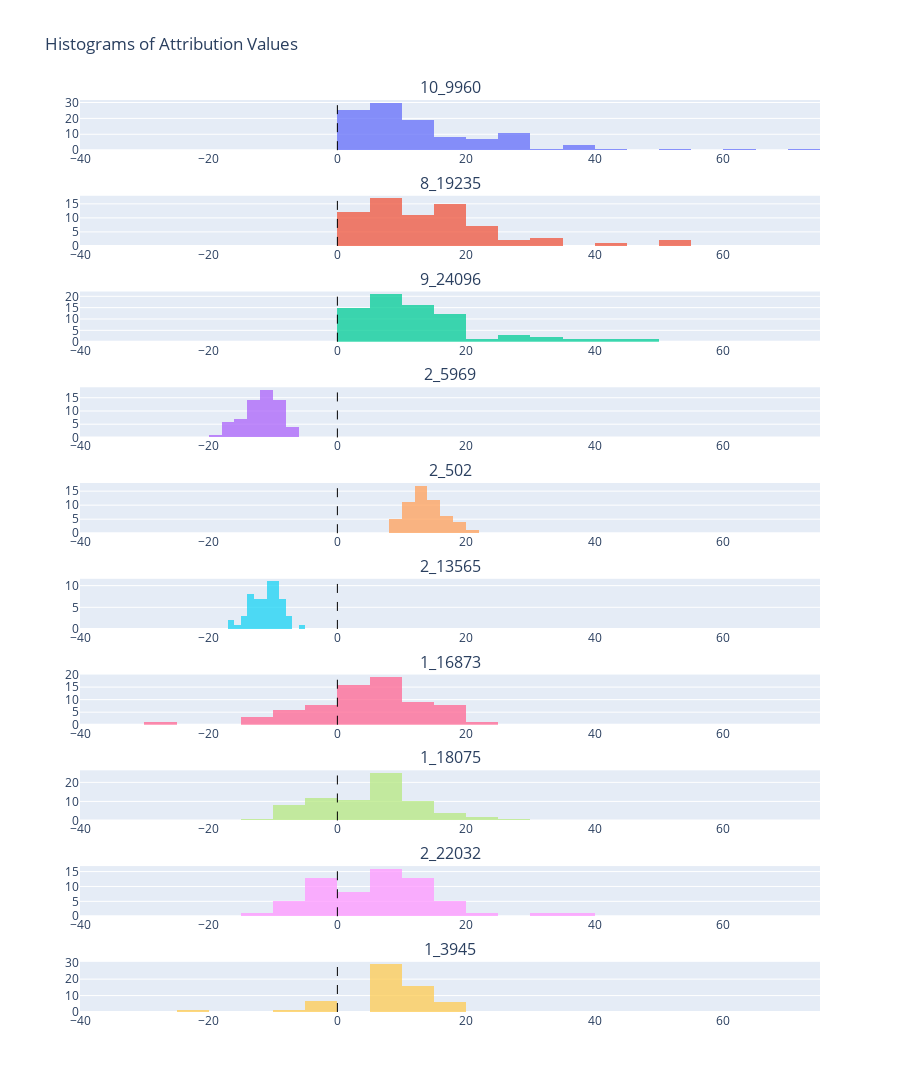

Here is the notebook cell this chart was saved with:
### Code cell
## thanks Claude!

import plotly.graph_objects as go
from plotly.subplots import make_subplots

# Create a subplot figure with len(top_pairs) rows and 1 column
fig = make_subplots(rows=len(top_pairs), cols=1, subplot_titles=[pair[0] for pair in top_pairs])

# Iterate over each element in top_pairs and its corresponding index
for i, (feature_id, attribution_values) in enumerate(top_pairs, start=1):
    # Create a histogram trace for each element
    trace = go.Histogram(
        x=attribution_values,
        name=feature_id,
        opacity=0.75
    )
    
    # Add the trace to the corresponding subplot
    fig.add_trace(trace, row=i, col=1)
    
    # Add a vertical line at x=0 for each subplot
    fig.add_vline(x=0, row=i, col=1, line_width=1, line_dash="dash", line_color="black")

# Update the layout
fig.update_layout(
    title='Histograms of Attribution Values',
    height=300 * len(top_pairs),  # Adjust the height based on the number of subplots
    showlegend=False
)

# Update x-axis range for each subplot
for i in range(1, len(top_pairs) + 1):
    fig.update_xaxes(range=[-40, 75], row=i, col=1)

# Display the figure
fig.show()

### Figure 1 — Plotly figure (JSON) as saved in the notebook; plotly's stock layout.template omitted (floating-point values rounded to 4 significant figures)
{"data": [{"name": "10_9960", "opacity": 0.75, "type": "histogram", "x": [11.46, 13.39, 43.79, 38.05, 1.035, 10.82, 1.083, 16.69, 20.86, 22.11, 20.51, 27.44, 25.37, 7.909, 6.043, 7.395, 13.44, 10.01, 22.31, 7.85, 13.82, 13.58, 17.64, 8.377, 14.94, 62.45, 30.92, 52.3, 1.419, 7.443, 14.55, 1.012, 4.866, 18.68, 10.71, 5.251, 15.31, 28.21, 8.264, 70.81, 2.041, 8.365, 6.255, 14.94, 2.062, 2.169, 3.38, 13.79, 22.7, 8.863, 11.92, 29.94, 13.93, 14.95, 2.01, 4.457, 5.756, 7.848, 11.3, 14.62, 28.57, 22.49, 29.11, 28.13, 15.54, 17.51, 25.43, 8.77, 9.983, 17.65, 7.045, 9.292, 5.398, 2.59, 14.07, 26.38, 20.48, 5.891, 1.407, 5.698, 36.82, 9.282, 3.988, 5.203, 1.169, 5.416, 28.71, 1.274, 2.313, 1.283, 7.141, 7.316, 29.07, 2.623, 2.364, 5.077, 6.526, 1.662, 4.07, 1.075, 5.158, 7.972, 4.515, 5.827, 1.276, 37.59, 12.61, 19.12], "xaxis": "x", "yaxis": "y"}, {"name": "8_19235", "opacity": 0.75, "type": "histogram", "x": [30.47, 28.06, 14.58, 15.58, 18.54, 2.011, 6.939, 13.46, 18.81, 18.81, 16.52, 3.657, 15.02, 5.028, 13.24, 10.09, 15.43, 40.72, 22.37, 26.28, 2.954, 18.44, 4.171, 4.961, 11.0, 17.69, 50.84, 9.535, 1.738, 1.36, 5.657, 7.919, 21.39, 6.88, 11.11, 20.17, 18.66, 11.85, 1.592, 9.43, 2.853, 8.231, 9.962, 14.62, 21.16, 19.32, 21.31, 21.1, 17.51, 2.003, 15.19, 7.042, 4.869, 21.59, 14.82, 13.05, 51.47, 8.919, 8.545, 7.102, 15.09, 1.048, 7.847, 32.74, 9.879, 9.383, 11.15, 34.22, 6.366, 16.66], "xaxis": "x2", "yaxis": "y2"}, {"name": "9_24096", "opacity": 0.75, "type": "histogram", "x": [8.311, 30.75, 33.68, 11.91, 10.26, 16.14, 7.081, 12.07, 18.05, 12.66, 1.267, 10.11, 7.382, 15.99, 8.051, 3.25, 10.56, 2.977, 10.95, 44.07, 19.16, 35.03, 4.193, 6.871, 15.94, 7.357, 4.673, 15.22, 12.71, 6.383, 47.65, 3.199, 1.743, 1.572, 1.222, 7.18, 17.77, 2.955, 6.489, 14.23, 11.72, 7.381, 3.191, 7.007, 5.407, 4.083, 8.992, 16.66, 12.97, 17.1, 16.02, 10.44, 25.53, 8.714, 2.933, 1.649, 11.81, 18.33, 17.5, 2.093, 9.666, 26.03, 10.1, 7.54, 6.171, 8.685, 12.89, 9.402, 21.78, 8.496, 6.578, 28.74, 14.47], "xaxis": "x3", "yaxis": "y3"}, {"name": "2_5969", "opacity": 0.75, "type": "histogram", "x": [-8.56, -8.396, -8.669, -17.9, -9.829, -13.49, -11.0, -9.026, -10.8, -7.708, -11.06, -8.299, -7.304, -16.46, -14.8, -7.822, -11.47, -10.8, -9.718, -8.428, -9.04, -11.33, -8.436, -12.78, -11.77, -13.58, -19.4, -14.89, -14.2, -17.53, -17.51, -11.92, -15.8, -8.969, -15.18, -11.03, -13.89, -12.68, -13.79, -14.14, -14.22, -17.5, -13.0, -10.07, -10.97, -10.38, -17.02, -9.984, -13.47, -13.62, -7.605, -12.95, -10.74, -8.745, -11.28, -13.94, -11.12, -8.561, -13.32, -10.98, -13.13, -13.94, -11.59, -11.08], "xaxis": "x4", "yaxis": "y4"}, {"name": "2_502", "opacity": 0.75, "type": "histogram", "x": [10.32, 17.12, 14.69, 12.9, 19.12, 9.052, 14.78, 15.04, 13.83, 12.8, 16.32, 8.953, 9.163, 15.75, 14.33, 14.17, 10.22, 15.25, 15.92, 12.13, 12.14, 20.57, 16.46, 10.65, 18.62, 13.01, 12.14, 14.92, 12.38, 12.98, 11.55, 12.85, 12.26, 12.97, 13.62, 11.51, 10.23, 11.91, 13.55, 9.52, 18.39, 8.227, 17.01, 19.13, 14.85, 16.67, 12.55, 14.02, 12.55, 14.92, 16.22, 11.19, 11.79, 11.44, 12.83, 10.44], "xaxis": "x5", "yaxis": "y5"}, {"name": "2_13565", "opacity": 0.75, "type": "histogram", "x": [-8.786, -9.502, -11.23, -9.15, -9.839, -12.34, -12.77, -10.33, -10.17, -10.6, -14.46, -8.834, -11.17, -10.23, -9.393, -7.924, -11.98, -10.6, -10.01, -12.31, -13.01, -14.64, -9.192, -7.589, -9.701, -9.284, -15.41, -13.62, -12.03, -16.87, -14.28, -5.666, -11.72, -10.62, -10.11, -9.684, -8.137, -11.91, -7.207, -16.86, -13.34, -11.4, -13.13, -13.97, -10.77, -10.32, -11.72, -8.96, -12.57, -13.83, -8.079, -8.529, -13.43, -12.41, -9.997, -12.78, -10.27, -13.98, -9.723, -8.05, -9.749], "xaxis": "x6", "yaxis": "y6"}, {"name": "1_16873", "opacity": 0.75, "type": "histogram", "x": [6.796, 3.932, 3.517, -12.26, 9.024, -7.817, 5.196, -2.121, 14.97, 1.339, 15.26, 19.04, 2.53, -6.446, 1.527, 6.39, -2.912, -3.422, 3.746, -1.957, 8.477, 4.442, 18.02, -1.769, 8.456, 7.129, 6.643, -14.71, 14.14, 6.311, -6.701, 2.23, 3.903, 6.158, 9.853, 5.911, 17.71, 4.596, -5.908, -6.758, -28.7, 6.3, 8.238, 6.987, 6.895, 1.886, 7.337, 6.367, -13.2, 12.92, 14.99, 14.54, 12.09, 10.84, -7.355, 11.98, -1.812, 22.59, -1.866, 2.257, -3.811, 4.189, 18.41, 1.057, 18.98, 19.83, 1.784, 6.667, 14.12, 2.916, 18.64], "xaxis": "x7", "yaxis": "y7"}, {"name": "1_18075", "opacity": 0.75, "type": "histogram", "x": [13.22, 16.61, 3.53, -4.912, 9.914, -4.889, 16.46, -1.375, 10.17, 19.16, 7.683, 6.764, 6.903, 9.409, -6.196, 13.68, 5.087, 3.726, 2.122, 9.348, 6.301, -4.257, 5.521, 10.23, 6.417, -4.388, -5.432, 14.0, -6.276, 12.33, 1.972, -4.484, 13.08, 16.81, 21.38, 8.382, 5.941, -5.823, 13.15, 4.166, -4.87, 9.128, 2.012, 3.241, 3.974, 6.589, 5.612, 2.478, -4.24, 5.566, 7.25, 6.451, 5.041, -2.455, 1.417, 5.224, -7.334, 10.78, -6.307, 5.734, -1.349, 7.877, 29.55, -5.709, 4.28, -4.182, -11.07, 7.028, -5.193, -3.712, 6.839, 23.25, 6.711, 13.9], "xaxis": "x8", "yaxis": "y8"}, {"name": "2_22032", "opacity": 0.75, "type": "histogram", "x": [6.564, 7.951, 5.889, 18.43, -4.16, 5.93, 12.5, 11.18, 9.829, 10.18, -4.803, -4.728, -4.847, -7.584, -6.627, 5.851, -3.65, 16.46, 3.459, 32.43, 9.569, 7.085, 9.269, 13.0, 21.44, 2.649, -2.68, -4.07, 7.378, 8.048, 3.59, 6.471, -8.24, -1.129, -2.18, -8.391, -4.417, 3.921, 7.058, 1.595, -3.019, 12.43, 9.104, 5.294, -9.232, 14.63, 14.1, 15.24, 12.7, 2.753, -11.79, 13.08, 7.005, 16.4, 1.885, -2.192, 1.301, 35.2, 15.58, 14.79, 10.72, 12.38, -4.444, 11.58], "xaxis": "x9", "yaxis": "y9"}, {"name": "1_3945", "opacity": 0.75, "type": "histogram", "x": [6.483, -3.82, 16.76, -4.818, -6.616, 10.52, -1.808, -1.737, 8.256, 14.31, 6.16, 6.624, 11.52, 6.508, -1.214, 9.326, 11.53, 6.951, 15.59, 7.9, 9.415, 10.37, 6.117, -20.85, 9.544, 6.905, 7.207, -4.585, 7.542, 5.179, 5.145, 9.396, 16.2, 13.63, 11.6, 10.47, 6.625, 16.52, 12.14, 5.877, 14.53, 8.385, 8.165, 12.17, 6.905, 18.78, -4.15, 10.15, 12.99, 6.518, 8.011, 7.217, 7.125, 7.252, 11.22, 10.02, 11.25, 15.38, 5.466, 7.151], "xaxis": "x10", "yaxis": "y10"}], "layout": {"annotations": [{"font": {"size": 16}, "showarrow": false, "text": "10_9960", "x": 0.5, "xanchor": "center", "xref": "paper", "y": 1, "yanchor": "bottom", "yref": "paper"}, {"font": {"size": 16}, "showarrow": false, "text": "8_19235", "x": 0.5, "xanchor": "center", "xref": "paper", "y": 0.895, "yanchor": "bottom", "yref": "paper"}, {"font": {"size": 16}, "showarrow": false, "text": "9_24096", "x": 0.5, "xanchor": "center", "xref": "paper", "y": 0.79, "yanchor": "bottom", "yref": "paper"}, {"font": {"size": 16}, "showarrow": false, "text": "2_5969", "x": 0.5, "xanchor": "center", "xref": "paper", "y": 0.685, "yanchor": "bottom", "yref": "paper"}, {"font": {"size": 16}, "showarrow": false, "text": "2_502", "x": 0.5, "xanchor": "center", "xref": "paper", "y": 0.58, "yanchor": "bottom", "yref": "paper"}, {"font": {"size": 16}, "showarrow": false, "text": "2_13565", "x": 0.5, "xanchor": "center", "xref": "paper", "y": 0.475, "yanchor": "bottom", "yref": "paper"}, {"font": {"size": 16}, "showarrow": false, "text": "1_16873", "x": 0.5, "xanchor": "center", "xref": "paper", "y": 0.37, "yanchor": "bottom", "yref": "paper"}, {"font": {"size": 16}, "showarrow": false, "text": "1_18075", "x": 0.5, "xanchor": "center", "xref": "paper", "y": 0.265, "yanchor": "bottom", "yref": "paper"}, {"font": {"size": 16}, "showarrow": false, "text": "2_22032", "x": 0.5, "xanchor": "center", "xref": "paper", "y": 0.16, "yanchor": "bottom", "yref": "paper"}, {"font": {"size": 16}, "showarrow": false, "text": "1_3945", "x": 0.5, "xanchor": "center", "xref": "paper", "y": 0.055, "yanchor": "bottom", "yref": "paper"}], "height": 3000, "shapes": [{"line": {"color": "black", "dash": "dash", "width": 1}, "type": "line", "x0": 0, "x1": 0, "xref": "x", "y0": 0, "y1": 1, "yref": "y domain"}, {"line": {"color": "black", "dash": "dash", "width": 1}, "type": "line", "x0": 0, "x1": 0, "xref": "x2", "y0": 0, "y1": 1, "yref": "y2 domain"}, {"line": {"color": "black", "dash": "dash", "width": 1}, "type": "line", "x0": 0, "x1": 0, "xref": "x3", "y0": 0, "y1": 1, "yref": "y3 domain"}, {"line": {"color": "black", "dash": "dash", "width": 1}, "type": "line", "x0": 0, "x1": 0, "xref": "x4", "y0": 0, "y1": 1, "yref": "y4 domain"}, {"line": {"color": "black", "dash": "dash", "width": 1}, "type": "line", "x0": 0, "x1": 0, "xref": "x5", "y0": 0, "y1": 1, "yref": "y5 domain"}, {"line": {"color": "black", "dash": "dash", "width": 1}, "type": "line", "x0": 0, "x1": 0, "xref": "x6", "y0": 0, "y1": 1, "yref": "y6 domain"}, {"line": {"color": "black", "dash": "dash", "width": 1}, "type": "line", "x0": 0, "x1": 0, "xref": "x7", "y0": 0, "y1": 1, "yref": "y7 domain"}, {"line": {"color": "black", "dash": "dash", "width": 1}, "type": "line", "x0": 0, "x1": 0, "xref": "x8", "y0": 0, "y1": 1, "yref": "y8 domain"}, {"line": {"color": "black", "dash": "dash", "width": 1}, "type": "line", "x0": 0, "x1": 0, "xref": "x9", "y0": 0, "y1": 1, "yref": "y9 domain"}, {"line": {"color": "black", "dash": "dash", "width": 1}, "type": "line", "x0": 0, "x1": 0, "xref": "x10", "y0": 0, "y1": 1, "yref": "y10 domain"}], "showlegend": false, "title": {"text": "Histograms of Attribution Values"}, "xaxis": {"anchor": "y", "domain": [0, 1], "range": [-40, 75]}, "xaxis10": {"anchor": "y10", "domain": [0, 1], "range": [-40, 75]}, "xaxis2": {"anchor": "y2", "domain": [0, 1], "range": [-40, 75]}, "xaxis3": {"anchor": "y3", "domain": [0, 1], "range": [-40, 75]}, "xaxis4": {"anchor": "y4", "domain": [0, 1], "range": [-40, 75]}, "xaxis5": {"anchor": "y5", "domain": [0, 1], "range": [-40, 75]}, "xaxis6": {"anchor": "y6", "domain": [0, 1], "range": [-40, 75]}, "xaxis7": {"anchor": "y7", "domain": [0, 1], "range": [-40, 75]}, "xaxis8": {"anchor": "y8", "domain": [0, 1], "range": [-40, 75]}, "xaxis9": {"anchor": "y9", "domain": [0, 1], "range": [-40, 75]}, "yaxis": {"anchor": "x", "domain": [0.945, 1]}, "yaxis10": {"anchor": "x10", "domain": [0, 0.055]}, "yaxis2": {"anchor": "x2", "domain": [0.84, 0.895]}, "yaxis3": {"anchor": "x3", "domain": [0.735, 0.79]}, "yaxis4": {"anchor": "x4", "domain": [0.63, 0.685]}, "yaxis5": {"anchor": "x5", "domain": [0.525, 0.58]}, "yaxis6": {"anchor": "x6", "domain": [0.42, 0.475]}, "yaxis7": {"anchor": "x7", "domain": [0.315, 0.37]}, "yaxis8": {"anchor": "x8", "domain": [0.21, 0.265]}, "yaxis9": {"anchor": "x9", "domain": [0.105, 0.16]}}}
